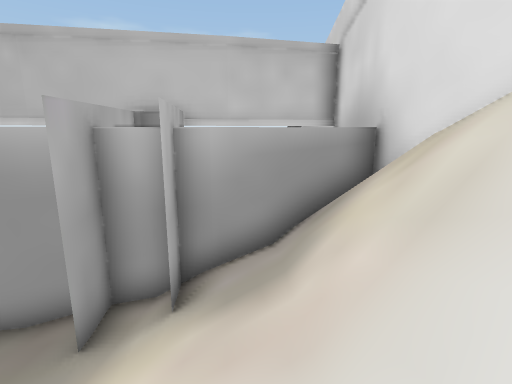
View 1 (above)

13 first-person views from a walk through a 3-D level made in the Unity game engine. The camera is 1.2 m above the floor, tilts 10° down and sees 80° across. The floor is counted in squares, 1 m on a side. Each view is taken from the middle of a square. On the plan, view 1 faces up. The plan holds only what a view shows up to about 13 squares ahead; the rest is blank. The place goes on beyond the plan.

View 2
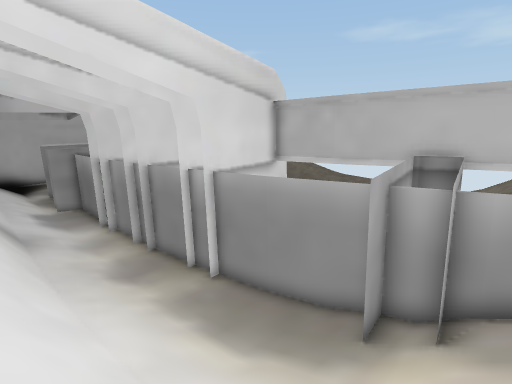

View 3
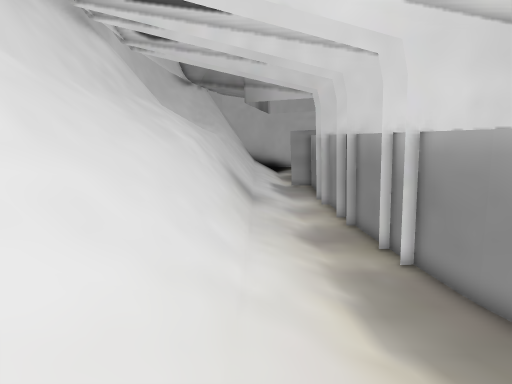

View 4
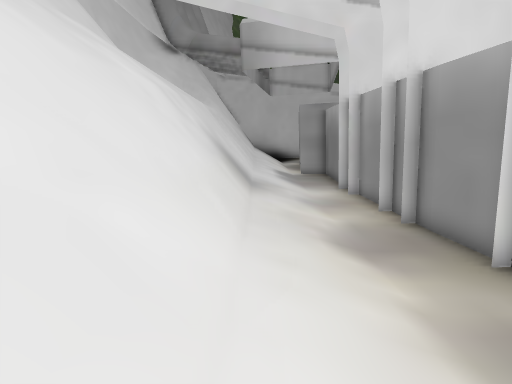

View 5
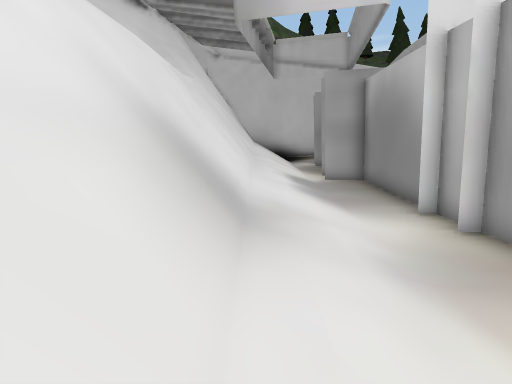

View 6
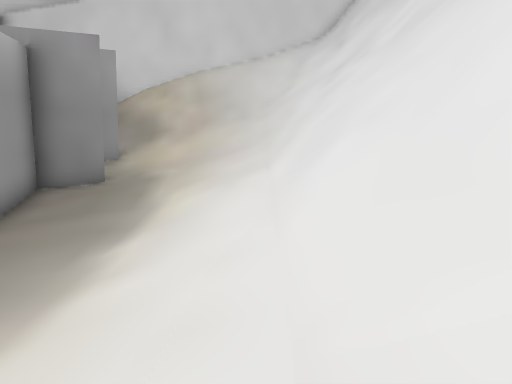

View 7
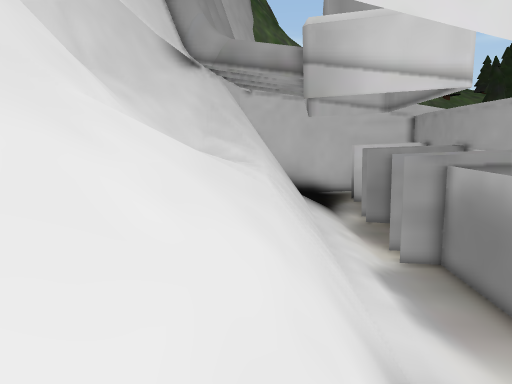

View 8
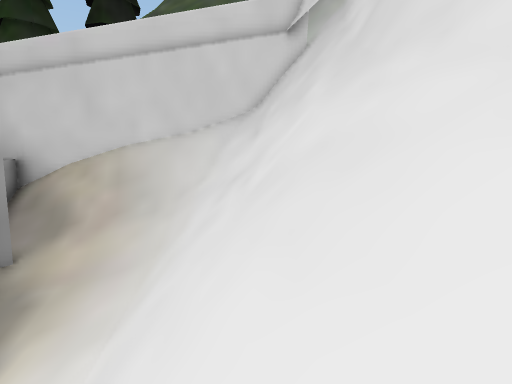

View 9
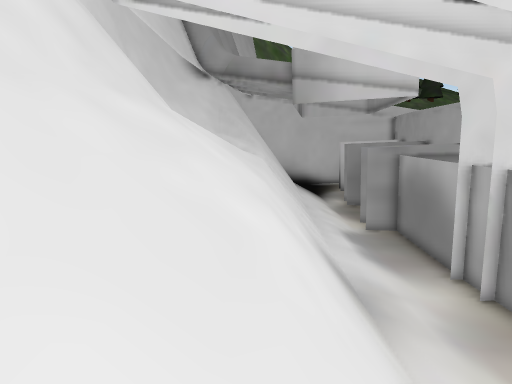

View 10
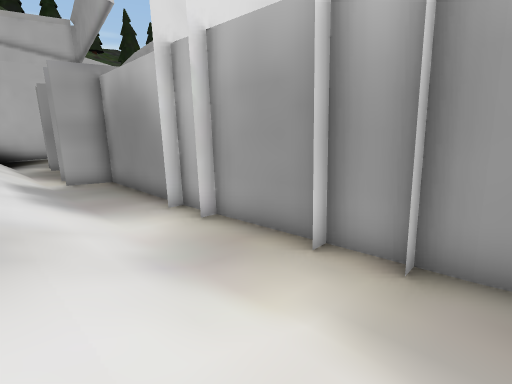

View 11
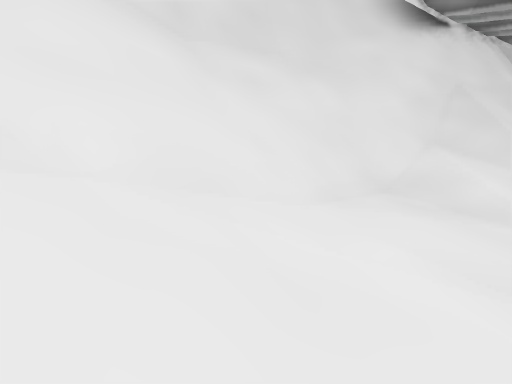

View 12
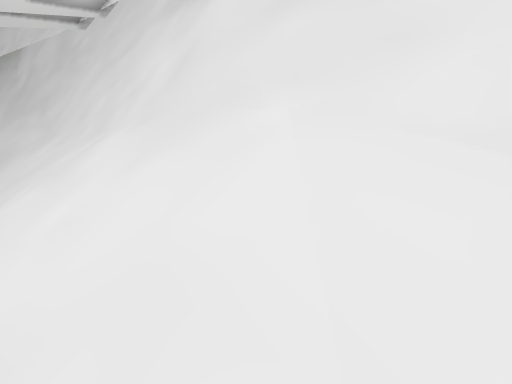

View 13
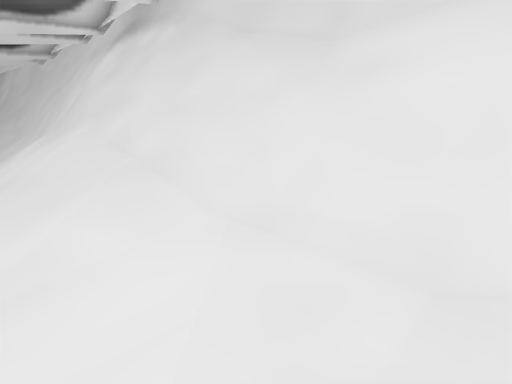

### Floor plan
Key: @ floor where view 1 was taken; # wall or solid block; . main floor; - floor 0.25 m lower than the main floor; : floor 0.5 m higher than the main floor; + floor 4 m higher than the main floor; * floor 4.25 m higher than the main floor; % floor 4.5 m higher than the main floor; & floor 6.5 m higher than the main floor; / step, stairs or slope; = window, fence, low wall or low ledge.
Columns run from 26 left of view 1 to 3 right of it. Each row starts with its distance up from view 1.
  9                              #
  8                              #
  7                           =###
  6                      =####///#
  5  #=##################..#/#///#
  4  #.....##..##----.....///////#
  3 ##.........------.....///////#
  2 ///////..........//////////  #
  1 ///////..........///////////##
  0  ==========/::::://///////@//#
 -1 ##################///////// ##
 -2                    /////////##
 -3 //+++/////////////////#######
 -4 //++//////////////////##
 -5 //**%/////////////////#
 -6 ## //##################
 -7  ## /&##
 -8   #####

Where each view was taken, in squares from view 1:
view 1: 0 up, 0 right, facing up
view 2: 2 down, 0 right, facing up-left
view 3: 0 up, 0 right, facing left
view 4: 0 up, 5 left, facing left
view 5: 0 up, 12 left, facing left
view 6: 0 up, 11 left, facing right
view 7: 3 down, 13 left, facing left
view 8: 3 down, 10 left, facing right
view 9: 3 down, 9 left, facing left
view 10: 0 up, 12 left, facing up-left
view 11: 3 down, 19 left, facing down-left
view 12: 3 down, 19 left, facing down-right
view 13: 3 down, 25 left, facing down-right
